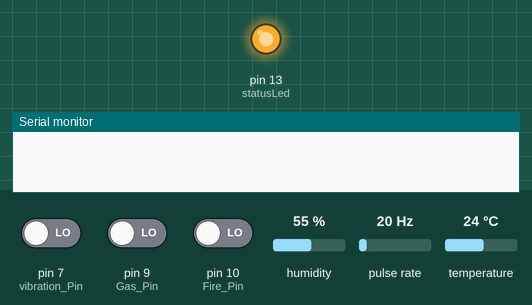
A sketch run on a simulated Arduino Uno, built with avr-gcc and run on an emulated ATmega328P. Parts: output pins drawn as LEDs (lit = HIGH), the last lines printed to the serial monitor. Wiring (inferred from the names in the program): pulse sensor: data pin 2. Inputs (shaded band) come from the test bench; at power-on: pin 7 (vibration_Pin) LOW, pin 9 (Gas_Pin) LOW, pin 10 (Fire_Pin) LOW, humidity 55 %, pulse rate 20 Hz, temperature 24 °C. The modem accepts every AT command (registered, SIM ready, sends succeed) and sends nothing else.

Above: at 0.1 s.
At 48.6 s:
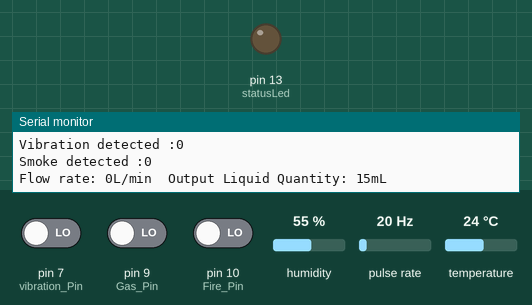
Timing chart, 0 to 50.1 s (numbered marks = the images above):
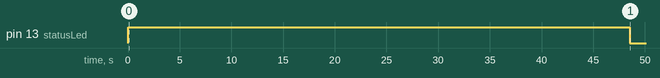

Measured:
- by itself, pin 13 (statusLed): HIGH → LOW at 48.5 s

The sketch:

disaster.ino
```cpp
#include <SoftwareSerial.h>
#include <stdlib.h>
#include <dht.h>

dht DHT;

#define DHT11_PIN 8
// LED
// SensorInput analog input (A0)
byte statusLed    = 13;
byte sensorInterrupt = 0;
byte sensorPin       = 2;

const int vibration_Pin =7;
const int Gas_Pin =9;
int Fire_Pin=10;
float calibrationFactor = 4.5;
volatile byte pulseCount;
float flowRate;
unsigned int flowMilliLitres;
unsigned long totalMilliLitres;
unsigned long oldTime;
int Smoke;
int intensity;
int Motion;
int Fire;
// replace with your channel's thingspeak API key
String apiKey = "PWY6E74HG4A471AC";
int output_value;
int output_value1;
int output_value2;
int output_value3;
SoftwareSerial ser(2,3); // RX, TX

// this runs once
void setup() {
  // initialize the digital pin as an output.
  pinMode(Gas_Pin, INPUT);
  pinMode(vibration_Pin, INPUT);
  pinMode(Fire_Pin, INPUT);
  pinMode(statusLed, OUTPUT);  // Set up the status LED line as an output
  digitalWrite(statusLed, HIGH);  // We have an active-low LED attached

  pinMode(sensorPin, INPUT);
  digitalWrite(sensorPin, HIGH);

  pulseCount        = 0;
  flowRate          = 0.0;
  flowMilliLitres   = 0;
  totalMilliLitres  = 0;
  oldTime           = 0;

  // The Hall-effect sensor is connected to pin 2 which uses interrupt 0.
  // Configured to trigger on a FALLING state change (transition from HIGH
  // state to LOW state)
  attachInterrupt(sensorInterrupt, pulseCounter, FALLING);
  // enable debug serial
  Serial.begin(9600);
  // enable software serial
  ser.begin(115200);

  // reset ESP8266
  ser.println("AT+RST");
  delay (10000);
  ser.println("AT");
  while(ser.available())
  {
    Serial.write(ser.read());
  }
  Serial.println("Sending AT command");
  while(ser.available())
  {
    Serial.write(ser.read());
  }
  delay (5000);
 ser.println("AT+CWMODE=1");
 delay (5000);

  ser.println("AT+CWMODE?");
  while(ser.available())
  {
    Serial.write(ser.read());
  }
  Serial.println("Setting mode");
  delay (5000);
  ser.println("AT+CWJAP=\"srvraj\",\"srvraj965\"");
  delay (15000);
  while(ser.available())
  {
    Serial.write(ser.read());
  }
  Serial.println("Joining AP List");
  delay (8000);
}

// the loop
void loop() {
  // blink LED on board
  DHT.read11(DHT11_PIN);

    Serial.print("Current humidity = ");
    Serial.print(DHT.humidity);
    Serial.print("%  ");
    Serial.print("temperature = ");
    Serial.print(DHT.temperature);
    Serial.println("C  ");

    delay(500);

    //Read light sensor data
    Fire =digitalRead(Fire_Pin);
    Serial.println("Light fire2");
    Serial.println(Fire);
    output_value = Fire;
     if (Fire == HIGH) {
    // turn LED on:
    digitalWrite(statusLed, HIGH);
    } else {
    // turn LED off:
    digitalWrite(statusLed, LOW);
     }
    Motion =digitalRead(vibration_Pin);
    Serial.print("Vibration detected :");
    Serial.println(Motion);
    output_value1 = Motion;

    if (Motion == HIGH) {
    // turn LED on:
    digitalWrite(statusLed, HIGH);
    } else {
    // turn LED off:
    digitalWrite(statusLed, LOW);
     }
    Smoke =digitalRead(Gas_Pin);
    Serial.print("Smoke detected :");
    Serial.println(Smoke);
    output_value2 = Smoke;
    if (Smoke == HIGH) {
    // turn LED on:
    digitalWrite(statusLed, HIGH);
    } else {
    // turn LED off:
    digitalWrite(statusLed, LOW);
     }
    if ((millis() - oldTime) > 1000)   // Only process counters once per second
  {
    // Disable the interrupt while calculating flow rate and sending the value to
    // the host
    detachInterrupt(sensorInterrupt);

    // Because this loop may not complete in exactly 1 second intervals we calculate
    // the number of milliseconds that have passed since the last execution and use
    // that to scale the output. We also apply the calibrationFactor to scale the output
    // based on the number of pulses per second per units of measure (litres/minute in
    // this case) coming from the sensor.
    flowRate = ((1000.0 / (millis() - oldTime)) * pulseCount) / calibrationFactor;

    // Note the time this processing pass was executed. Note that because we've
    // disabled interrupts the millis() function won't actually be incrementing right
    // at this point, but it will still return the value it was set to just before
    // interrupts went away.
    oldTime = millis();

    // Divide the flow rate in litres/minute by 60 to determine how many litres have
    // passed through the sensor in this 1 second interval, then multiply by 1000 to
    // convert to millilitres.
    flowMilliLitres = (flowRate / 60) * 1000;

    // Add the millilitres passed in this second to the cumulative total
    totalMilliLitres += flowMilliLitres;

    unsigned int frac;

    // Print the flow rate for this second in litres / minute
    Serial.print("Flow rate: ");
    Serial.print(int(flowRate));  // Print the integer part of the variable
    Serial.print("L/min");
    Serial.print("\t");       // Print tab space

    // Print the cumulative total of litres flowed since starting
    Serial.print("Output Liquid Quantity: ");
    Serial.print(totalMilliLitres);
    Serial.println("mL");
    Serial.print("\t");       // Print tab space
    Serial.print(totalMilliLitres / 1000);
    Serial.print("L");
    output_value3 = totalMilliLitres / 1000;

    // Reset the pulse counter so we can start incrementing again
    pulseCount = 0;

    // Enable the interrupt again now that we've finished sending output
    attachInterrupt(sensorInterrupt, pulseCounter, FALLING);
  }

   delay(1000);

  // read the value from SensorInput.
  // read 10 values for averaging.
  int val = 0;
  int val1 = 0;
  int val2 = 0;
  int val3 = 0;
  int val4 = 0;
  int val5 = 0;

  val = DHT.temperature;
  Serial.println("Analog reading");
  // convert to string
  char buf[16];
  String strTemp = String(val, DEC);
  Serial.println("Printing parameter");
  Serial.println(strTemp);

    val1 = DHT.humidity;
  Serial.println("Analog reading");
  // convert to string

  String strHum = String(val1, DEC);
  Serial.println("Printing parameter");
  Serial.println(strHum);

    val2 = output_value;

  String strFire = String(val2, DEC);
  Serial.println("Printing parameter");
  Serial.println(strFire);

   val3 = output_value1;

  String strMotion = String(val3, DEC);
  Serial.println("Printing parameter");
  Serial.println(strMotion);


   val4 = output_value2;
  String strSmoke = String(val4, DEC);
  Serial.println("Printing parameter");
  Serial.println(strSmoke);

   val5 = output_value3;
   String strFlow = String(val5, DEC);
  Serial.println("Printing parameter");
  Serial.println(strFlow);


  // TCP connection
  String cmd = "AT+CIPSTART=\"TCP\",\"";
  cmd += "184.106.153.149"; // api.thingspeak.com
  cmd += "\",80";
  ser.println(cmd);
  Serial.println(cmd);
  while(ser.available())
  {
    Serial.write(ser.read());
  }

  Serial.println("TCP connection");

  if(ser.find("Error")){
    Serial.println("AT+CIPSTART error");
    return;
  }

  // prepare GET string
  String getStr = "GET /update?api_key=";
  getStr += apiKey;
  getStr +="&field1=";
  getStr += String(strTemp);
  getStr +="&field2=";
  getStr += String(strHum);
  getStr +="&field3=";
  getStr += String(strFire);
  getStr +="&field4=";
  getStr += String(strMotion);
  getStr +="&field5=";
  getStr += String(strSmoke);
  getStr +="&field6=";
  getStr += String(strFlow);


  getStr += "\r\n\r\n";

  Serial.println("Got string");

  // send data length
  cmd = "AT+CIPSEND=";
  cmd += String(getStr.length());
  ser.println(cmd);
  while(ser.available())
  {
    Serial.write(ser.read());
  }

  if(ser.find(">")){
    ser.print(getStr);
  }
  else{
    ser.println("AT+CIPCLOSE");
    // alert user
    Serial.println("AT+CIPCLOSE");
  }
 delay(20000);
}

void pulseCounter()
{
  // Increment the pulse counter
  pulseCount++;
}
```
